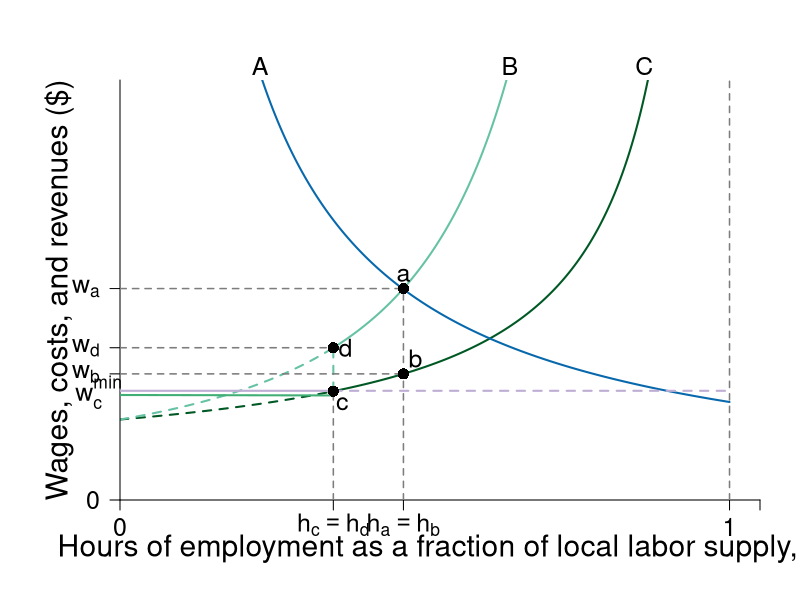

Write the R code that produced this figure.
require(shape)
require(plotrix)
jpeg(file = "employment/monopsony_minwage_quiz_part1.jpg", width = 6*120, height = 4.5*120, units = "px", quality = 100)

#Set parameters for graphics
axislabelsize <- 1.8
labelsize <- 1.5
namesize <- 1.8
annotatesize <- 1.5
graphlinewidth <- 2
segmentlinewidth <- 1.5

COL <- c("#7fc97f", "#beaed4", "#fdc086", "#ffff99", "#386cb0", "#f0027f", "#bf5b17", "#666666")
COLA <- c("#e0f3db", "#99d8c9","#66c2a4","#41ae76", "#238b45", "#005824")
COLB <- c("#c6dbef", "#4eb3d3", "#2b8cbe", "#0868ac","#084081")
COLC <- c("#fcfbfd", "#efedf5", "#dadaeb", "#bcbddc", "#9e9ac8", "#807dba", "#6a51a3", "#54278f", "#3f007d")
grays <- gray.colors(25, start = 1, end = 0)


WageFn <- function(h, ubar = 3, B = 2, t = 0.8) {
  B + ubar + (ubar - ubar*t +  ubar*t*h )/(t*(1 - h))
}

Mch <- function(h, ubar = 3, B = 2, t = 0.8) {
  B + ubar + (ubar - ubar*t +  ubar*t*h )/(t*(1 - h))+ (ubar*h)/(t*(1-h)^2)
}


MRP <- function(h, constant = 7, slope = 1){
  constant/(slope*h)
}

# mrp2 <- function(h, constant = 4, power = 2){
#   constant/(h^power)
# }

costRevSol <- function(h, constant = 7, ubar = 3, B = 2, t = 0.8){
  B + ubar + (ubar - ubar*t +  ubar*t*h )/(t*(1 - h)) + (ubar*h)/(t*(1-h)^2) - constant/h
}

#uniroot(costRevSol(x, constant = 7, ubar = 3, B = 2, t = 0.8), lower = 0.01, upper = 1)

par(mar =  c(5, 6, 4, 2))

xlims <- c(0, 1.05)
ylims <- c(0, 30)

plot(0, 0, xlim = xlims, ylim = ylims, type = "n",
     xlab = "",
     ylab = "",
     xaxt = "n", 
     yaxt = "n",
     cex.lab = axislabelsize, 
     bty = "n", 
     xaxs="i", 
     yaxs="i")

npts <- 500 
npts2 <- 501

#Guesses at intersections
LPoints <- c(0.465, 0.56) 
IPoints <- c(0.415, 0.35, 0.35)
BPoints <- c(0.37, 0.53, 0.78)

#Specify the sequences of points for graphing. 
xx1 <- seq(xlims[1], IPoints[3], length.out = npts)
xx2 <- seq(IPoints[3], 1, length.out = npts)
xx3 <- seq(xlims[1], IPoints[3], length.out = npts)
xx4 <- seq(IPoints[3], 1, length.out = npts)
xx5 <- seq(xlims[1], 1, length.out = npts)


#Draw the lines for the graphs
lines(xx3, WageFn(xx3), col = COLA[6], lwd = graphlinewidth, lty = 2)
lines(xx4, WageFn(xx4), col = COLA[6], lwd = graphlinewidth, lty = 1)
lines(xx1, Mch(xx1), col = COLA[3], lwd = graphlinewidth, lty = 2)
lines(xx2, Mch(xx2), col = COLA[3], lwd = graphlinewidth, lty = 1)
lines(xx5, MRP(xx5), col = COLB[4], lwd = graphlinewidth)
#lines(xx1, mrp2(xx1), col = COLB[4], lwd = graphlinewidth)

#lines(xx2, solowCondition(xx2, delta = 5), col = COL[3], lwd = 4)
#lines(xx2, solowInfeas(xx2, delta = 5), col = COL[1], lwd = 4, lty = 2)




#Customize ticks and labels for the plot
ticksy <- c(0, WageFn(LPoints[1]), Mch(IPoints[2]), Mch(LPoints[1]), 40)
ylabels <- c(0, expression(paste(w[b])),expression(paste(w[d])), expression(paste(w[a])),  NA)
ticksx <- c(0,  LPoints[1], IPoints[2],  1, xlims[2])
xlabels <- c(0,  expression(paste(h[a] == h[b] )), expression(paste(h[c] == h[d] )),  1.0, NA)
axis(1, at = ticksx, pos = 0, labels = xlabels, cex.axis = labelsize)
axis(2, at = ticksy, pos = 0, labels = ylabels, las = 1,cex.axis = labelsize)

text(-0.035, 7.7,  expression(paste(w[c]^min)), xpd = TRUE, cex = labelsize) 


#Axis labels 
text(0.5*xlims[2], -3.5,  expression(paste("Hours of employment as a fraction of local labor supply, ", h)), xpd = TRUE, cex = axislabelsize) 
text(-0.1, 0.5*ylims[2], expression(paste("Wages, costs, and revenues ($)")), xpd = TRUE, cex = axislabelsize, srt = 90) 


#Annotation of the  graphs
# text(0.86, 43, expression(paste("Average cost")), cex = labelsize, xpd = TRUE)
# text(0.86, 41, expression(paste(ach)), cex = labelsize, xpd = TRUE)
text(0.86, 31, expression(paste(C)), cex = labelsize, xpd = TRUE)

# text(0.62, 43, expression(paste("Marginal cost")), cex = labelsize, xpd = TRUE)
# text(0.62, 41, expression(paste(mch)), cex = labelsize, xpd = TRUE)
text(0.64, 31, expression(paste(B)), cex = labelsize, xpd = TRUE)

# text(0.2, 43, expression(paste("Marginal revenue product")), cex = labelsize, xpd = TRUE)
# text(0.2, 41, expression(paste(mrph)), cex = labelsize, xpd = TRUE)
text(0.23, 31, expression(paste(A)), cex = labelsize, xpd = TRUE)


#Labor supply
segments(1, 0, 1, 42, lty = 2, lwd = segmentlinewidth, col = grays[20])
text(1.04, 43, expression(paste("Labor")), cex = labelsize, xpd = TRUE)
text(1.04, 41, expression(paste("supply")), cex = labelsize, xpd = TRUE)

#Line for the absolute maximum quality
#segments(1, 0, 1, 42, lty = 2, lwd = 3, col = "darkgray")
#segments(0.75, 0, 0.75, 20, lty = 2, lwd = 2, col = "darkgray")

#Arrows(0.8, 15, 0.8, 19, col = "black", lty = 1, lwd = 2, arr.type = "triangle")
#Arrows(0.8, 15, 0.8, 6, col = "black", lty = 1, lwd = 2, arr.type = "triangle")
#text(0.92, 12.5, expression(paste("Employment Rent")))

#Text to indicate delta = 5
#text(0.2, 38, expression(paste("Wage Function")))
#text(0.2, 36, expression(paste("set to ", delta, " = 5")))


#Fixed wage comparison
#segments(0, 12.5, 1, 12.5, lty = 2, lwd = graphlinewidth, col = COLB[3])



# points(BPoints[2], Mch(BPoints[2]), pch = 16, col = "black", cex = 1.5)
# text(BPoints[2] + 0.02, Mch(BPoints[2]) - 1, expression(paste(m)), cex = labelsize)

#Nonsense line 
segments(0, Mch( IPoints[3]), IPoints[3], Mch( IPoints[3]), lty = 2, lwd = segmentlinewidth, col = grays[20])

#Second nonsense line 
segments(0,Mch(LPoints[1]) , LPoints[1], Mch(LPoints[1]) , lty = 2, lwd = segmentlinewidth, col = grays[20])

#Binding minimum wage
segments(0, 7.8, IPoints[3], 7.8, lty = 1, lwd = graphlinewidth, col = COL[2])
segments(IPoints[3], 7.8, 1, 7.8, lty = 2, lwd = graphlinewidth, col = COL[2])

#Green part of min wage
segments(0, 7.8 - 0.3, IPoints[3], WageFn(IPoints[3]) - 0.3, lty = 1, lwd = graphlinewidth, col = COLA[4])

#Segment of discontinuous mch
segments(IPoints[3], 7.8, IPoints[3], Mch(IPoints[3]), lty = 2, lwd = graphlinewidth, col = COLA[3])


segments(IPoints[2], 0, IPoints[2], WageFn(IPoints[2]), lty = 2, lwd = segmentlinewidth, col = grays[20])
# points(IPoints[2], MRP(IPoints[2]), pch = 16, col = "black", cex = 1.5)
# text(IPoints[2] - 0.01, MRP(IPoints[2]) - 1, expression(paste(i)), cex = labelsize)

points(IPoints[3], Mch(IPoints[3]), pch = 16, col = "black", cex = 1.5)
text(IPoints[3] + 0.02, Mch(IPoints[3]), expression(paste(d)), cex = labelsize)

# points(IPoints[1], Mch(IPoints[1]), pch = 16, col = "black", cex = 1.5)
# text(IPoints[1] + 0.01, Mch(IPoints[1]) - 1.2, expression(paste(g)), cex = labelsize)

points(IPoints[3], WageFn(IPoints[3]), pch = 16, col = "black", cex = 1.5)
text(IPoints[3] + 0.015, WageFn(IPoints[3]) - 0.9, expression(paste(c)), cex = labelsize)

#Segment to original monopsony outcome
#segments(0, Mch(LPoints[1]), LPoints[1], Mch(LPoints[1]), lty = 2, lwd = segmentlinewidth, col = grays[20])
segments(LPoints[1], 0 , LPoints[1], Mch(LPoints[1]), lty = 2, lwd = segmentlinewidth, col = grays[20])
segments(0, WageFn(LPoints[1]), LPoints[1], WageFn(LPoints[1]), lty = 2, lwd = segmentlinewidth, col = grays[20])

#Point where min wage intersects mc(h)
# points(IPoints[1], Mch(IPoints[1]), pch = 16, col = "black", cex = 1.5)
# text(IPoints[1] - 0.03, MRP(IPoints[1]), expression(paste(a)), cex = labelsize)


#Monopsony points
# points(LPoints[1], Mch(LPoints[1]), pch = 16, col = "black", cex = 1.5)
# text(LPoints[1] - 0.03, MRP(LPoints[1]), expression(paste(a)), cex = labelsize)
# points(LPoints[1], WageFn(LPoints[1]), pch = 16, col = "black", cex = 1.5)
# text(LPoints[1] + 0.02, WageFn(LPoints[1]) - 1, expression(paste(m)), cex = labelsize)



#Arrow to mrp = mcl
#Arrows(IPoints[2], MRP(IPoints[2]) + 13, IPoints[2], MRP(LPoints[2]) + 2, col = "black", lty = 1, lwd = 2, arr.type = "triangle")
# text(LPoints[1] - 0.02, Mch(LPoints[1]) + 15, expression(paste("Profit maximum at")), cex = labelsize)
# text(LPoints[1]- 0.02, Mch(LPoints[1]) + 12, expression(paste(mrph == mch,phantom() == w[i]^min)), cex = labelsize)

#Arrows for effects of min wage
#Arrows(LPoints[1] + 0.01, -2.1, IPoints[2] - 0.03, -2.1, col = "black", lty = 1, lwd = 2, arr.type = "triangle", xpd = TRUE)

#Arrows(-0.06, WageFn(LPoints[1]) + 0.5, - 0.06, MRP(IPoints[2]) - 1.5, col = "black", lty = 1, lwd = 2, arr.type = "triangle", xpd = TRUE)


# text(0.15, MRP(IPoints[2]) + 3.5, expression(paste("Minimum")), cex = labelsize)
# text(0.15, MRP(IPoints[2]) + 1.5, expression(paste("wage, ", w[i]^min)), cex = labelsize)

# segments(LPoints[1], 0 , LPoints[1], Mch(LPoints[1]), lty = 2, lwd = segmentlinewidth, col = grays[20])
# segments(0, WageFn(LPoints[1]), LPoints[1], WageFn(LPoints[1]), lty = 2, lwd = segmentlinewidth, col = grays[20])



points(LPoints[1], Mch(LPoints[1]), pch = 16, col = "black", cex = 1.5)
text(LPoints[1], MRP(LPoints[1]) + 1, expression(paste(a)), cex = labelsize)


points(LPoints[1], WageFn(LPoints[1]), pch = 16, col = "black", cex = 1.5)
text(LPoints[1] + 0.02, WageFn(LPoints[1]) + 1.1, expression(paste(b)), cex = labelsize)


dev.off()
